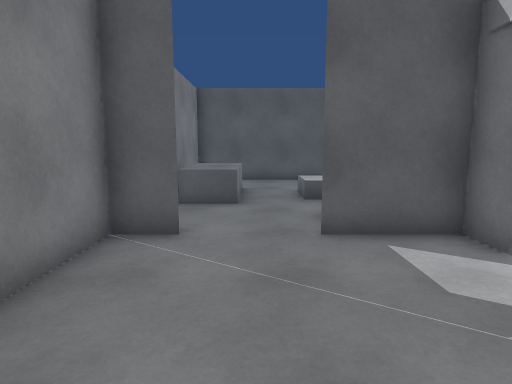
view 1 (above)

12 first-person views from a walk through a scene from a Unity 3-D project. The camera is 1.5 m above the floor, tilts 8° down and sees 75° across. The floor is counted in squares, 1 m on a side. Each view is taken from the middle of a square. On the plan, view 1 faces up. The plan holds only what a view shows up to about 15 squares ahead; the rest is blank. The player character is not drawn. Some animated figures are left out.

view 2
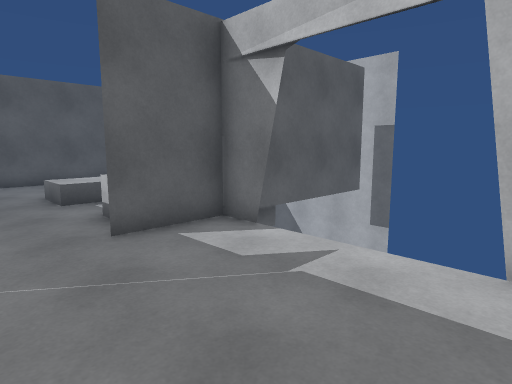

view 3
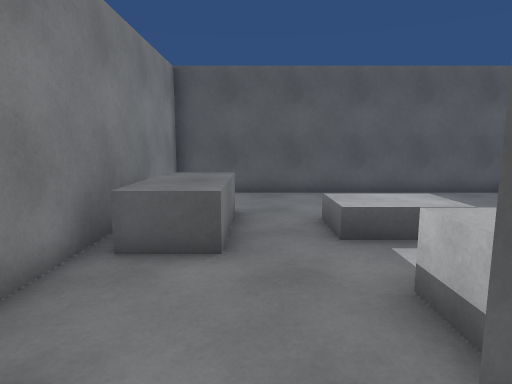

view 4
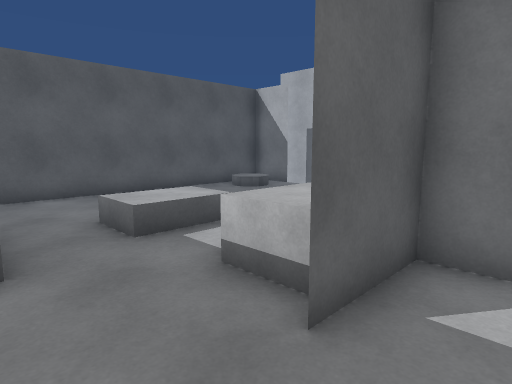

view 5
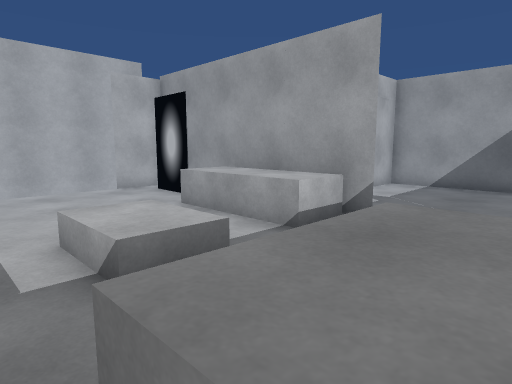

view 6
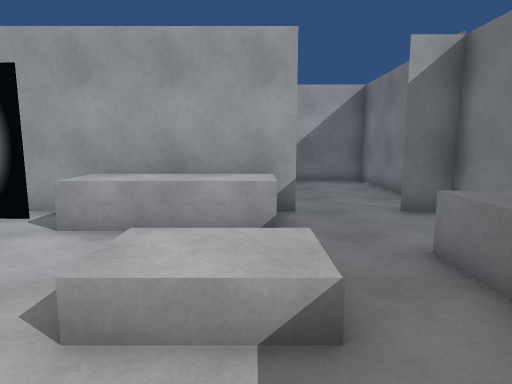

view 7
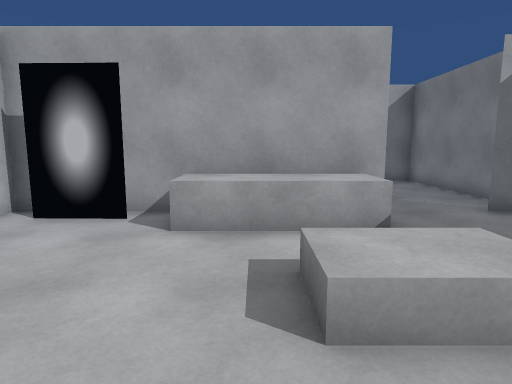

view 8
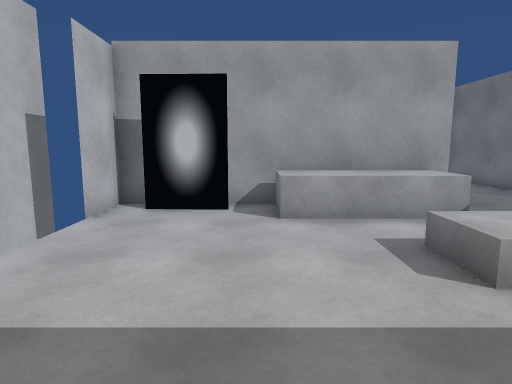

view 9
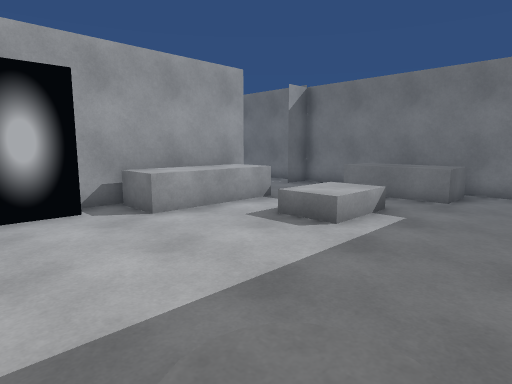

view 10
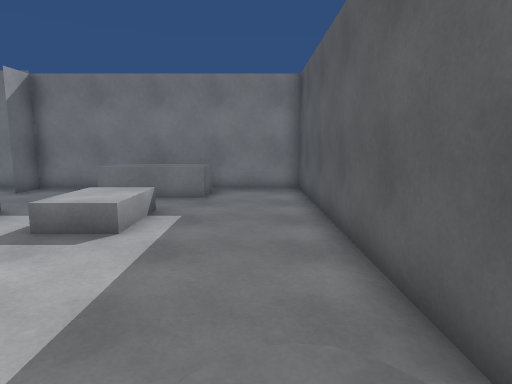

view 11
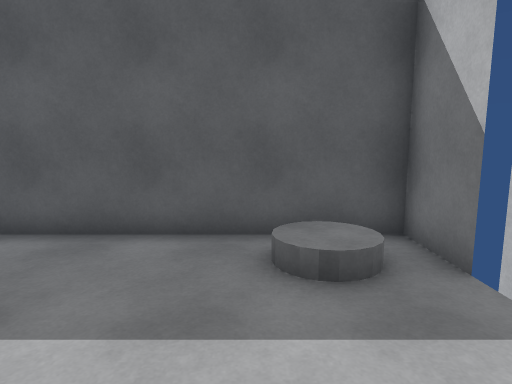

view 12
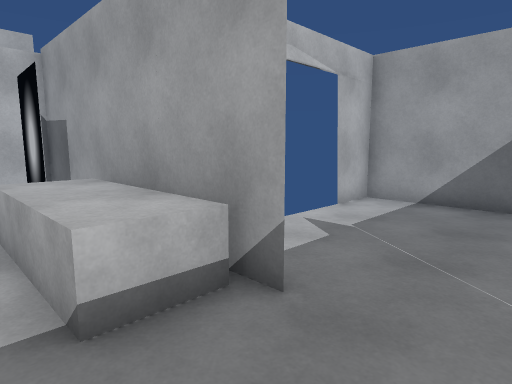

### Floor plan
Key: @ floor where view 1 was taken; # wall or solid block; . floor; = window, fence, low wall or low ledge; ^ raised ledge; O other object.
Columns run from 3 left of view 1 to 10 right of it. Each row starts with its distance up from view 1.
 15 ##############
 14 #............#
 13 #..........O.
 12 #............
 11 #^^..........
 10 #^^..OO......
  9 #^^..........
  8 #............
  7 #....^^^^....
  6 ###..^=^^.##.#
  5 #....#.#######
  4 #......
  3 #......
  2 #......
  1 #......
  0 #..@...#
 -1 ########

Where each view was taken, in squares from view 1:
view 1: 0 up, 0 right, facing up
view 2: 0 up, 1 left, facing up-right
view 3: 4 up, 0 right, facing up
view 4: 4 up, 1 left, facing up-right
view 5: 12 up, 2 left, facing down-right
view 6: 13 up, 2 right, facing down
view 7: 13 up, 4 right, facing down
view 8: 14 up, 6 right, facing down
view 9: 14 up, 9 right, facing down-left
view 10: 13 up, 9 right, facing left
view 11: 9 up, 7 right, facing up
view 12: 8 up, 1 left, facing down-right
